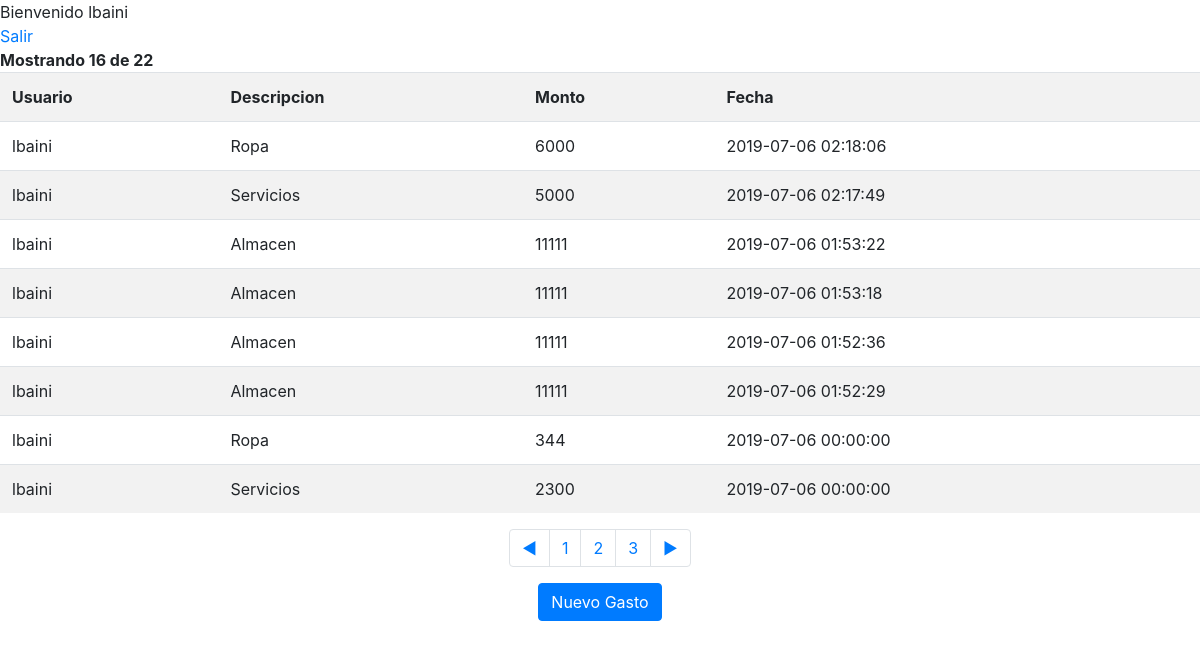
The page /tabla.php?pag=2 (signed in) on the database its author committed.
### tables this page shows
CREATE TABLE `gastos` (
  `gasto_id` int(11) NOT NULL,
  `usuario_id` int(11) NOT NULL,
  `categoria_id` int(11) NOT NULL,
  `monto` int(11) NOT NULL,
  `fecha` datetime NOT NULL
);

CREATE TABLE `usuario` (
  `user_id` int(11) NOT NULL,
  `usuario` varchar(100) NOT NULL,
  `password` varchar(100) NOT NULL,
  `mail` varchar(100) NOT NULL
);

CREATE TABLE `categoria` (
  `categoria_id` int(11) NOT NULL,
  `descripcion` varchar(50) NOT NULL
);

### mysql.php (called while the page is built, shortened)
<?php class miconexion {
private $dbhost = 'localhost';
private $dbuser = 'root';
private $dbpass = '';
private $dbname = 'webmaster';
public function conexion () {
$link_id = new mysqli($this->dbhost,$this->dbuser,$this->dbpass,$this->dbname);
if ($link_id ->connect_error) {
echo "Error de Connexion ($link_id->connect_errno)
$link_id->connect_error\n";
exit;
} else {
return $link_id;
}
}
public function dameResultSet($query){
$instanciaMysql=new miconexion();
$instanciaConexion=$instanciaMysql->conexion();
$consulta=mysqli_query($instanciaConexion,$query) or die(mysqli_error($instanciaConexion));
return $consulta;
}
} ?>

### paginador.php (the view)
<?php
require "validaUsuario.php";
include "mysql.php";
$CantidadMostrar=8;
$instanciaMysql=new miconexion();
$resultSet=$instanciaMysql->dameResultSet("SELECT *  FROM `gastos`");
    $compag         =(int)(!isset($_GET['pag'])) ? 1 : $_GET['pag'];
	$TotalReg       =$resultSet->num_rows;
  	$TotalRegistro  =ceil($TotalReg/$CantidadMostrar);
    if(($compag +1)<=$TotalRegistro){
        echo "<br><strong>Mostrando ".$CantidadMostrar*$compag." de ".$TotalReg."</strong>";
    }else{
        echo "<br><strong>Fin de los resultados.</strong>";
    }
	$consultavistas ="SELECT
						usr.usuario,
						cat.descripcion,
						gas.monto,
						gas.fecha
						FROM `gastos` gas
						inner join categoria cat on gas.categoria_id=cat.categoria_id
						inner join usuario usr on gas.usuario_id=usr.user_id
						order by gas.fecha desc
						LIMIT ".(($compag-1)*$CantidadMostrar)." , ".$CantidadMostrar;
    $instanciaMysql2=new miconexion();
    $resultSet2=$instanciaMysql2->dameResultSet($consultavistas);
	echo "<table class='table table-striped'><tr><th>Usuario</th><th>Descripcion</th><th>Monto</th><th>Fecha</th></tr>";
	while ($lista=$resultSet2->fetch_row()) {
	     echo "<tr><td>".$lista[0]."</td><td>".$lista[1]."</td><td>".$lista[2]."</td><td>".$lista[3]."</td></tr>";
	}
	     echo "</table>";
	$IncrimentNum =(($compag +1)<=$TotalRegistro)?($compag +1):1;
  	$DecrementNum =(($compag -1))<1?1:($compag -1);
    echo "<div class='paginacionCentrada'>";
	echo "<ul class='pagination'><li class=\"page-item\"><a class='page-link' href=\"?pag=".$DecrementNum."\">◀</a></li>";
     $Desde=$compag-(ceil($CantidadMostrar/2)-1);
     $Hasta=$compag+(ceil($CantidadMostrar/2)-1);
     $Desde=($Desde<1)?1: $Desde;
     $Hasta=($Hasta<$CantidadMostrar)?$CantidadMostrar:$Hasta;
     for($i=$Desde; $i<=$Hasta;$i++){
     	if($i<=$TotalRegistro){
     	  if($i==$compag){
           echo "<li class=\"page-item\"><a class='page-link' href=\"?pag=".$i."\">".$i."</a></li>";
     	  }else {
     	  	echo "<li class=\"page-item\"><a class='page-link' href=\"?pag=".$i."\">".$i."</a></li>";
     	  }
     	}
     }
	echo "<li class=\"page-item\"><a class='page-link' href=\"?pag=".$IncrimentNum."\">▶</a></li></ul>";
    echo "</div>";
?>

### css/estilos.css (style rules this page uses)
.paginacionCentrada { display: flex; justify-content: center; }
* { margin: 0; padding: 0; }

### rows shown on the page
gastos: usuario.usuario "lbaini", categoria.descripcion "Ropa", monto "6000", fecha "2019-07-06 02:18:06"
gastos: usuario.usuario "lbaini", categoria.descripcion "Servicios", monto "5000", fecha "2019-07-06 02:17:49"
gastos: usuario.usuario "lbaini", categoria.descripcion "Almacen", monto "11111", fecha "2019-07-06 01:53:22"
gastos: usuario.usuario "lbaini", categoria.descripcion "Almacen", monto "11111", fecha "2019-07-06 01:53:18"
gastos: usuario.usuario "lbaini", categoria.descripcion "Almacen", monto "11111", fecha "2019-07-06 01:52:36"
gastos: usuario.usuario "lbaini", categoria.descripcion "Almacen", monto "11111", fecha "2019-07-06 01:52:29"
gastos: usuario.usuario "lbaini", categoria.descripcion "Ropa", monto "344", fecha "2019-07-06 00:00:00"
gastos: usuario.usuario "lbaini", categoria.descripcion "Servicios", monto "2300", fecha "2019-07-06 00:00:00"

### other values the page prints
$_SESSION["usuario"] "lbaini"
$CantidadMostrar*$compag "16"
$TotalReg "22"
